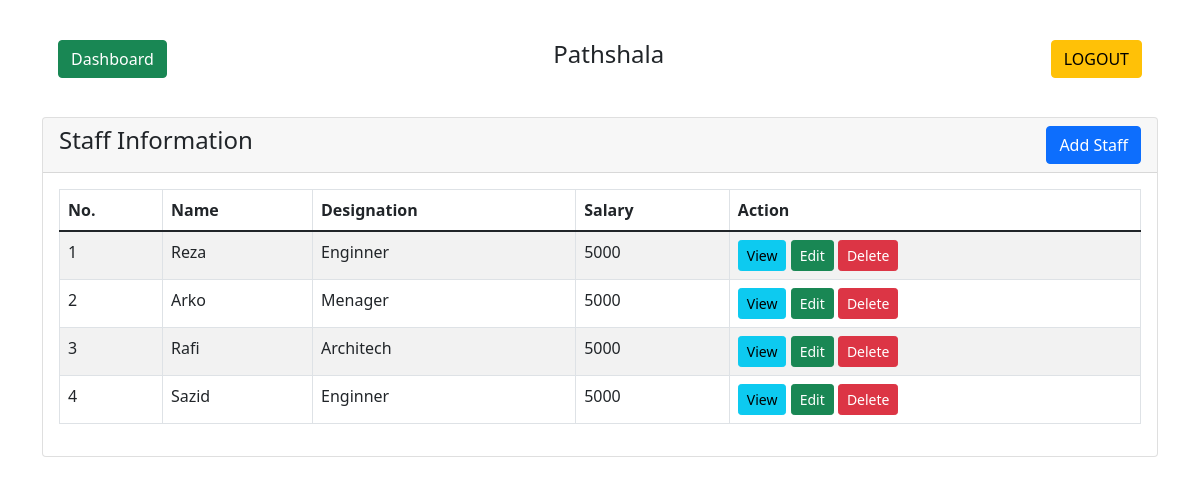
Screenshot of /staff.php (signed in) with the database file from the repository.
### tables this page shows
CREATE TABLE `staff` (
  `id` int(11) NOT NULL,
  `name` varchar(255) NOT NULL,
  `designation` varchar(255) NOT NULL,
  `salary` varchar(255) NOT NULL,
  `date_time` datetime NOT NULL DEFAULT current_timestamp()
);

### staff.php (the view, shortened to what this page needs)
<?php
  if (isset($_SESSION['user_id']) && isset($_SESSION['user_username'])) {
?>
<!doctype html>
<html lang="en">
  <head>
    <link href="https://cdn.jsdelivr.net/npm/bootstrap@5.1.3/dist/css/bootstrap.min.css" rel="stylesheet">
    <link rel="stylesheet" href="//cdn.jsdelivr.net/npm/alertifyjs@1.13.1/build/css/alertify.min.css"/>
</head>
<body>
<div class="container mt-4">
    <div class="row">
        <div class="col-md-12">
		<div class="card-body">
                    <h4 class="text-center">Pathshala
                        <a href="index.php" class="btn btn-success float-start mr">Dashboard</a>
						<a href="logout.php" class="btn btn-warning float-end">LOGOUT</a>
                    </h4>
                </div>
				<br />
            <div class="card">
                <div class="card-header">
                    <h4>Staff Information
                        <button type="button" class="btn btn-primary float-end" data-bs-toggle="modal" data-bs-target="#staffAddModal">
                            Add Staff
                        </button>
                    </h4>
                </div>
                <div class="card-body">
                    <table id="myTable" class="table table-bordered table-striped">
                        <thead>
                            <tr>
                                <th>No.</th>
                                <th>Name</th>
                                <th>Designation</th>
                                <th>Salary</th>
                                <th>Action</th>
                            </tr>
                        </thead>
                        <tbody>
                            <?php
                            $query = "SELECT * FROM staff";
                            $query_run = mysqli_query($con, $query);
                            if(mysqli_num_rows($query_run) > 0)
                            {
                                $i = 1;
                                foreach($query_run as $staff)
                                {
                                    ?>
                                    <tr>
                                        <td><?= $i ?></td>
                                        <td><?= $staff['name'] ?></td>
                                        <td><?= $staff['designation'] ?></td>
                                        <td><?= $staff['salary'] ?></td>
                                        <td>
                                            <button type="button" value="<?=$staff['id'];?>" class="viewStaffBtn btn btn-info btn-sm">View</button>
                                            <button type="button" value="<?=$staff['id'];?>" class="editStaffBtn btn btn-success btn-sm">Edit</button>
                                            <button type="button" value="<?=$staff['id'];?>" class="deleteStsffBtn btn btn-danger btn-sm">Delete</button>
                                        </td>
                                    </tr>
                                    <?php
                                    $i++;
                                }
                            }
                            ?>
                        </tbody>
                    </table>
                </div>
            </div>
        </div>
    </div>
</div>
</body>
</html>
<?php
}else {
   header("Location: login.php");
}
 ?>

### rows the page displays
staff: name "Reza", designation "Enginner", salary "5000"
staff: name "Arko", designation "Menager", salary "5000"
staff: name "Rafi", designation "Architech", salary "5000"
staff: name "Sazid", designation "Enginner", salary "5000", $staff['id'] 5 (drawn)
